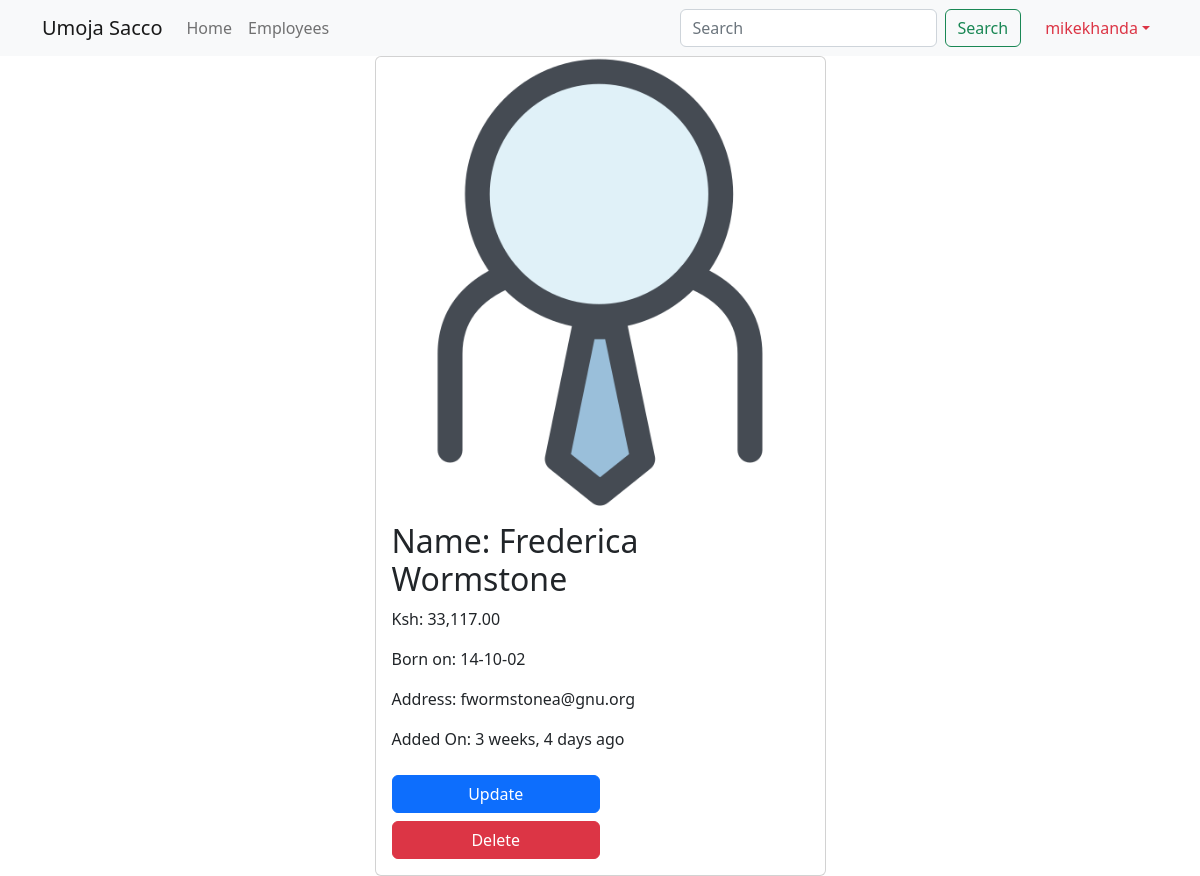
Page /employees/11 (signed in) on the committed database.
### main_app/models.py (models this page shows, shortened)
class Employee(models.Model):
    name = models.CharField(max_length=40)
    email = models.EmailField(unique=True)
    dob = models.DateField(null=True)
    salary = models.DecimalField(max_digits=7, decimal_places=2)
    disabled = models.BooleanField(default=False)
    profile = models.ImageField(upload_to=unique_img_name, null=True, default='employees/employee.png')
    created_at = models.DateTimeField(auto_now_add=True, null=True)  # Once during creation
    updated_at = models.DateTimeField(auto_now_add=True, null=True)  # Every time on update happens

### main_app/views.py (the view)
# urls.py: path('employees/<int:emp_id>', views.employee_details, name='details'),
@login_required
@permission_required('main_app.view_employee', raise_exception=True)
def employee_details(request, emp_id):
    employee = Employee.objects.get(pk=emp_id)  # SELECT * FROM employees WHERE id=1
    return render(request, "employee_details.html", {"employee": employee})

### templates/employee_details.html (shortened to what this page needs)
{% extends 'base_template.html' %}
{% load humanize %}
{% block content %}
    {% include 'navbar.html' %}
    <div class="container center">
        <div class="row justify-content-center">
            <div class="col-sm-5">
                <div class="card">
                    {% if employee.profile %}
                        <img src="{{ employee.profile.url }}" alt="" class="card-img-top">
                    {% endif %}
                    <div class="card-body">
                        <h2 class="card-title">Name: {{ employee.name }}</h2>
                        <p class="card-text">Ksh: {{ employee.salary | intcomma }}</p>
                        <p class="card-text">Born on: {{ employee.dob | date:'d-m-y' }}</p>
                        <p class="card-text">Address: {{ employee.email }}</p>
                        <p class="card-text">Added On: {{ employee.created_at | naturaltime }}</p>
                        {% if perms.main_app.delete_employee %}
                            <a href="{% url 'update' employee.id %}" class="btn btn-primary w-50 mt-2">Update</a>
                        {% endif %}
                        {% if perms.main_app.change_employee %}
                            <a href="{% url 'delete' employee.id %}" class="btn btn-danger w-50 mt-2">Delete</a>
                        {% endif %}
                    </div>
                </div>
            </div>
        </div>
    </div>
{% endblock %}

### templates/navbar.html (shortened to what this page needs)
<nav class="navbar sticky-top navbar-expand-lg bg-light">
    <div class="container">
        <a class="navbar-brand" href="{% url 'home' %}">Umoja Sacco</a>
        <div class="collapse navbar-collapse" id="navbarTogglerDemo02">
            <ul class="navbar-nav me-auto mb-2 mb-lg-0">
                <li class="nav-item">
                    <a class="nav-link  {% if "/" == request.path %} active {% endif %}" aria-current="page"
                       href="{% url 'home' %}">Home</a>
                </li>
                <li class="nav-item">
                    <a class="nav-link  {% if "/employees" == request.path %} active {% endif %}"
                       href="{% url 'all' %}">Employees</a>
                </li>
            </ul>
            <form class="d-flex" role="search" method="get" action="{% url 'search' %}">
                <input class="form-control me-2" name="search_word" type="search" placeholder="Search"
                       aria-label="Search">
                <button class="btn btn-outline-success" type="submit">Search</button>
            </form>
            <ul class="navbar-nav ms-3 mb-2 mb-lg-0">
                <li class="nav-item dropdown">
                    <a class="nav-link dropdown-toggle text-danger" href="#" role="button"
                       data-bs-toggle="dropdown">{{ user.username }}</a>
                </li>
            </ul>
        </div>
    </div>
</nav>

### rows in the picture
Employee: profile (picture), name "Frederica Wormstone", salary "33,117.00", dob "14-10-02", email "fwormstonea@gnu.org", created_at "3 weeks, 4 days ago"

### other values in the picture
{{ user.username }} "mikekhanda"
